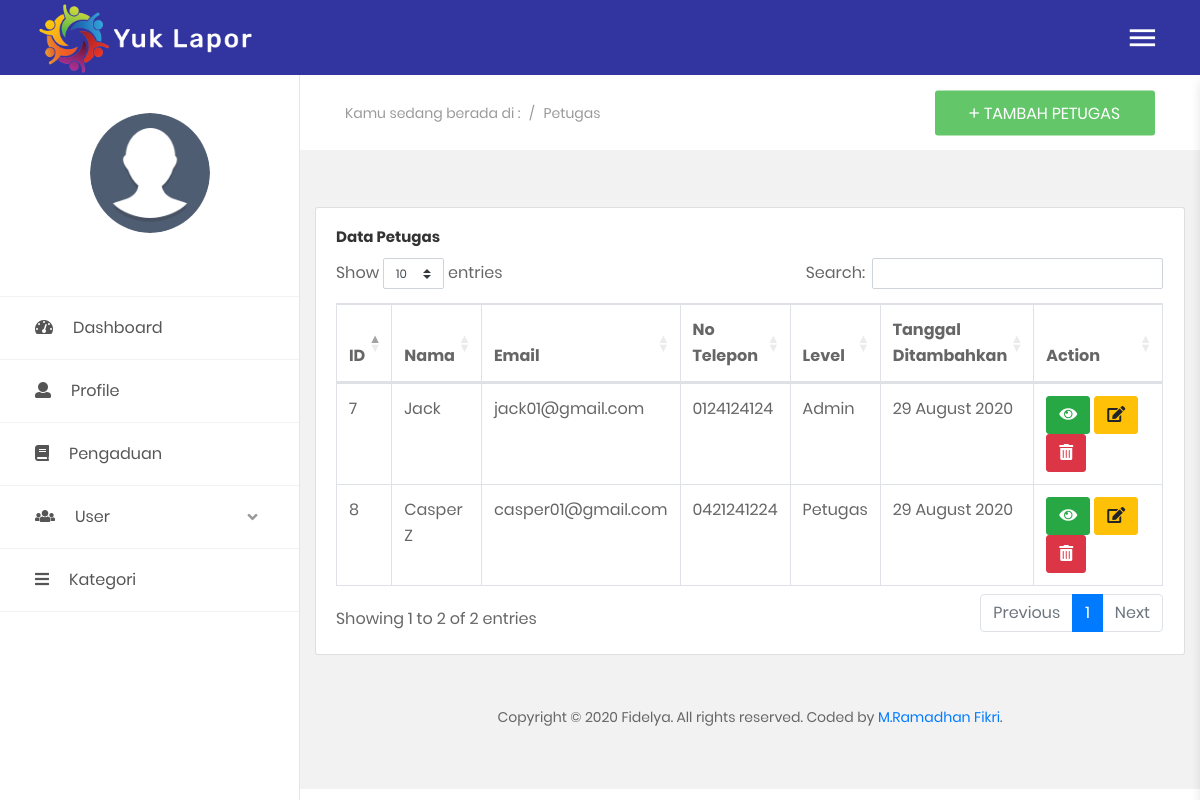
Page /index.php/admin/petugas on the committed database.
### tables this page shows
CREATE TABLE `petugas` (
  `id_petugas` int(11) NOT NULL,
  `nama` varchar(50) NOT NULL,
  `email` varchar(50) NOT NULL,
  `password` varchar(255) NOT NULL,
  `telp` varchar(13) NOT NULL,
  `image` varchar(255) NOT NULL,
  `level` enum('Admin','Petugas') NOT NULL,
  `tgl_ditambahkan` int(11) NOT NULL
);

### application/controllers/admin.php (called while the page is built, shortened)
<?php
class admin extends CI_Controller
{
	function __construct()
	{
		$this->load->model('m_admin');
		$this->load->helper('url');
	}
	public function petugas()
	{
		$data['user'] = $this->db->get_where('login', ['email' =>
		$this->session->userdata('email')])->row_array();
		$data['petugas'] = $this->m_admin->get_data_petugas();
		$this->load->view('templates/header', $data);
		$this->load->view('templates/sidebar/sidebar_a', $data);
		$this->load->view('templates/topbar', $data);
		$this->load->view('admin/petugas', $data);
		$this->load->view('templates/footer');
	}
}

### index.php (called while the page is built, shortened)
<?php
require_once BASEPATH.'core/CodeIgniter.php';

### application/models/m_admin.php (called while the page is built, shortened)
<?php
class m_admin extends CI_Model
{
    public function get_data_petugas()
    {
        $data = $this->db->get('petugas');
        return $data->result();
    }
}

### application/views/admin/petugas.php (the view, shortened to what this page needs)
<section class="au-breadcrumb m-t-75">
    <div class="section__content section__content--p30">
        <div class="container-fluid">
            <div class="row">
                <div class="col-md-12">
                    <div class="au-breadcrumb-content">
                        <div class="au-breadcrumb-left">
                            <span class="au-breadcrumb-span">Kamu sedang berada di :</span>
                            <ul class="list-unstyled list-inline au-breadcrumb__list">
                                <li class="list-inline-item seprate">
                                    <span>/</span>
                                </li>
                                <li class="list-inline-item">Petugas</li>
                            </ul>
                        </div>
                        <button class="au-btn au-btn-icon au-btn--green" data-toggle="modal" data-target="#mediumModal">
                            <i class="zmdi zmdi-plus"></i>Tambah Petugas</button>
                    </div>
                </div>
            </div>
        </div>
    </div>
</section>
<section class="statistic">
</section>
<section>
    <div class="container-fluid">
        <div class="row">
            <div class="col-xl-12">
                <div class="card">
                    <div class="card-body">
                        <h5 class="card-title">Data Petugas</h5>
                        <div class="table-responsive">
                            <table class="table table-bordered" id="tabelPetugas" width="100%" cellspacing="0">
                                <thead style="font-weight: bold;">
                                    <tr class="text-center">
                                        <th>ID</th>
                                        <th>Nama</th>
                                        <th>Email</th>
                                        <th>No Telepon</th>
                                        <th>Level</th>
                                        <th width="110px">Tanggal Ditambahkan</th>
                                        <th width="120px">Action</th>
                                    </tr>
                                </thead>
                                <tbody>
                                    <?php
                                    foreach ($petugas as $p) : ?>
                                        <tr>
                                            <td><?= $p->id_petugas ?></td>
                                            <td><?= $p->nama ?></td>
                                            <td><?= $p->email ?></td>
                                            <td><?= $p->telp ?></td>
                                            <td><?= $p->level ?></td>
                                            <td><?= date('d F Y', $p->tgl_ditambahkan) ?></td>
                                            <td>
                                                <a href="#" class="btn btn-success tmbl-lihat-petugas" data-id_petugas="<?= $p->id_petugas; ?>" data-nama="<?= $p->nama; ?>" data-email="<?= $p->email; ?>" data-password="<?= $p->password; ?>" data-telp="<?= $p->telp; ?>" data-level="<?= $p->level; ?>" data-tgl_ditambahkan="<?= $p->tgl_ditambahkan; ?>">
                                                    <i class="fas fa-eye"></i>
                                                </a>
                                                <a href="#" class="btn btn-warning tmbl-edit-petugas" data-id_petugas="<?= $p->id_petugas; ?>" data-nama="<?= $p->nama; ?>" data-email="<?= $p->email; ?>" data-password="<?= $p->password; ?>" data-telp="<?= $p->telp; ?>" data-level="<?= $p->level; ?>" data-tgl_ditambahkan="<?= $p->tgl_ditambahkan; ?>">
                                                    <i class="fas fa-edit"></i>
                                                </a>
                                                <a href="#" class="btn btn-danger tmbl-hapus-petugas" data-id_petugas="<?= $p->id_petugas; ?>">
                                                    <i class="fas fa-trash-alt"></i>
                                                </a>
                                            </td>
                                        </tr>
                                    <?php endforeach; ?>
                                </tbody>
                            </table>
                        </div>
                    </div>
                </div>
            </div>
        </div>
    </div>
</section>

### rows in the picture
petugas: id_petugas "7", nama "Jack", email "jack01@gmail.com", telp "0124124124", level "Admin", tgl_ditambahkan "29 August 2020"
petugas: id_petugas "8", nama "Casper Z", email "casper01@gmail.com", telp "0421241224", level "Petugas", tgl_ditambahkan "29 August 2020"
